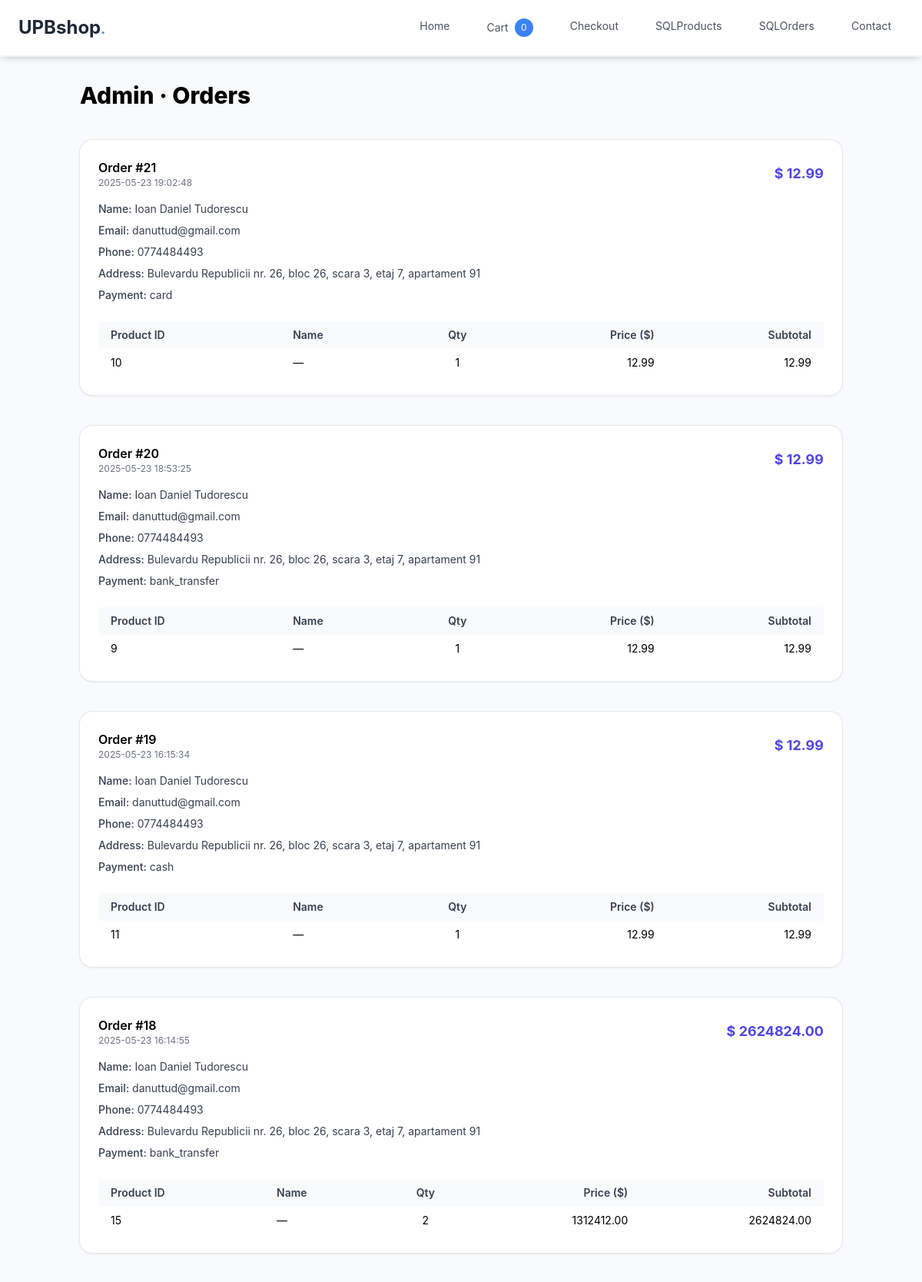
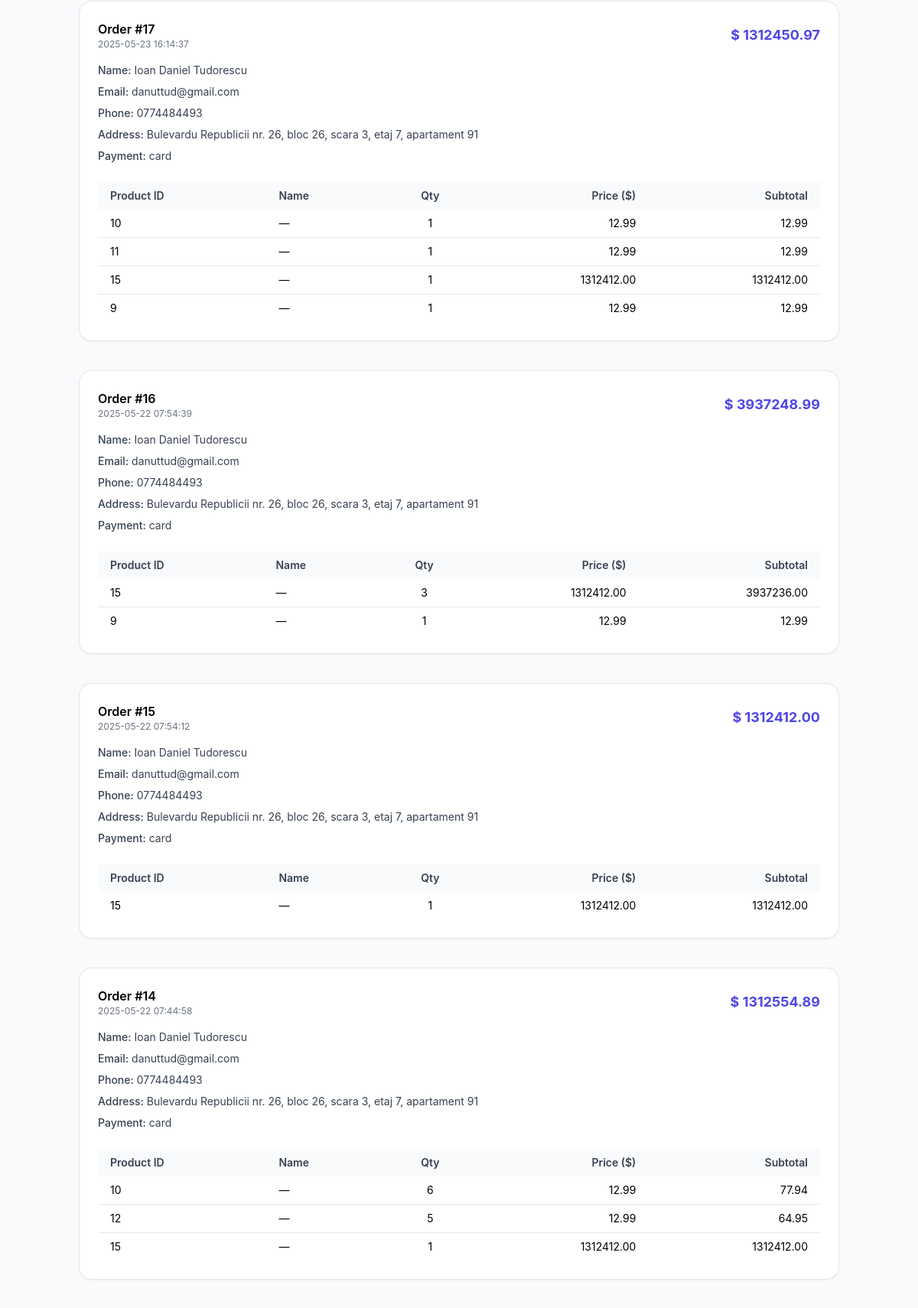
Page /admin/orders (upper part) on the committed database (2 pictures, top to bottom).
### server.py (models this page shows)
class Order(db.Model):
    id             = db.Column(db.Integer, primary_key=True)
    full_name      = db.Column(db.String(80))
    email          = db.Column(db.String(120))
    phone          = db.Column(db.String(30))
    address        = db.Column(db.Text)
    payment_method = db.Column(db.String(20))
    total_price    = db.Column(db.Float)
    created_at     = db.Column(db.DateTime, default=datetime.utcnow)
    items          = db.relationship("OrderItem", backref="order", cascade="all, delete")

class OrderItem(db.Model):
    id         = db.Column(db.Integer, primary_key=True)
    order_id   = db.Column(db.Integer, db.ForeignKey("order.id"))
    product_id = db.Column(db.Integer, db.ForeignKey("product.id"))
    quantity   = db.Column(db.Integer)
    price      = db.Column(db.Float)

### server.py (the view)
@app.route("/admin/orders")
def admin_orders():
    orders = (Order.query
                    .order_by(Order.created_at.desc())
                    .all())
    return render_template("admin_orders.html", orders=orders, active_page=None)

### server.py (called while the page is built)
@app.context_processor
def inject_cart_count():
    return {"cart_count": sum(session.get("cart", {}).values())}

### templates/admin_orders.html (shortened to what this page needs)
{% extends "base.html" %}
{% block content %}
<h1 class="text-3xl font-extrabold mb-10 text-center lg:text-left">Admin · Orders</h1>
{% if orders %}
  <div class="space-y-10">
    {% for o in orders %}
      <div class="rounded-2xl bg-white shadow ring-1 ring-gray-200 p-6">
        <div class="flex flex-col sm:flex-row sm:items-center sm:justify-between">
          <div class="mb-4 sm:mb-0">
            <p class="font-semibold">Order #{{ o.id }}</p>
            <p class="text-xs text-gray-500">{{ o.created_at.strftime("%Y-%m-%d %H:%M:%S") }}</p>
          </div>
          <p class="text-lg font-bold text-indigo-600">$ {{ '%.2f'|format(o.total_price) }}</p>
        </div>
        <div class="mt-4 grid gap-2 text-sm text-gray-700">
          <p><span class="font-medium">Name:</span> {{ o.full_name }}</p>
          <p><span class="font-medium">Email:</span> {{ o.email }}</p>
          {% if o.phone %}<p><span class="font-medium">Phone:</span> {{ o.phone }}</p>{% endif %}
          <p><span class="font-medium">Address:</span> {{ o.address }}</p>
          <p><span class="font-medium">Payment:</span> {{ o.payment_method }}</p>
        </div>
        <div class="mt-6 overflow-x-auto">
          <table class="min-w-full text-sm">
            <thead>
              <tr class="bg-gray-50 text-gray-700">
                <th class="px-4 py-2 text-left font-semibold">Product ID</th>
                <th class="px-4 py-2 text-left font-semibold">Name</th>
                <th class="px-4 py-2 text-center font-semibold">Qty</th>
                <th class="px-4 py-2 text-right font-semibold">Price ($)</th>
                <th class="px-4 py-2 text-right font-semibold">Subtotal</th>
              </tr>
            </thead>
            <tbody>
              {% for it in o.items %}
                <tr class="border-b last:border-0">
                  <td class="px-4 py-2">{{ it.product_id }}</td>
                  <td class="px-4 py-2">{{ it.product.name if it.product else '—' }}</td>
                  <td class="px-4 py-2 text-center">{{ it.quantity }}</td>
                  <td class="px-4 py-2 text-right">{{ '%.2f'|format(it.price) }}</td>
                  <td class="px-4 py-2 text-right">
                    {{ '%.2f'|format(it.price * it.quantity) }}
                  </td>
                </tr>
              {% endfor %}
            </tbody>
          </table>
        </div>
      </div>
    {% endfor %}
  </div>
{% else %}
  <p class="text-center text-gray-600">Nu există comenzi.</p>
{% endif %}
{% endblock %}

### rows in the picture
Order: id "21", created_at "2025-05-23 19:02:48", total_price "12.99", full_name "Ioan Daniel Tudorescu", email "danuttud@gmail.com", phone "0774484493", address "Bulevardu Republicii nr. 26, bloc 26, scara 3, etaj 7, apartament 91", payment_method "card"
OrderItem: product_id "10", product "—", quantity "1", price "12.99", it.price*it.quantity "12.99"
Order: id "20", created_at "2025-05-23 18:53:25", total_price "12.99", full_name "Ioan Daniel Tudorescu", email "danuttud@gmail.com", phone "0774484493", address "Bulevardu Republicii nr. 26, bloc 26, scara 3, etaj 7, apartament 91", payment_method "bank_transfer"
OrderItem: product_id "9", product "—", quantity "1", price "12.99", it.price*it.quantity "12.99"
Order: id "19", created_at "2025-05-23 16:15:34", total_price "12.99", full_name "Ioan Daniel Tudorescu", email "danuttud@gmail.com", phone "0774484493", address "Bulevardu Republicii nr. 26, bloc 26, scara 3, etaj 7, apartament 91", payment_method "cash"
OrderItem: product_id "11", product "—", quantity "1", price "12.99", it.price*it.quantity "12.99"
Order: id "18", created_at "2025-05-23 16:14:55", total_price "2624824.00", full_name "Ioan Daniel Tudorescu", email "danuttud@gmail.com", phone "0774484493", address "Bulevardu Republicii nr. 26, bloc 26, scara 3, etaj 7, apartament 91", payment_method "bank_transfer"
OrderItem: product_id "15", product "—", quantity "2", price "1312412.00", it.price*it.quantity "2624824.00"
Order: id "17", created_at "2025-05-23 16:14:37", total_price "1312450.97", full_name "Ioan Daniel Tudorescu", email "danuttud@gmail.com", phone "0774484493", address "Bulevardu Republicii nr. 26, bloc 26, scara 3, etaj 7, apartament 91", payment_method "card"
OrderItem: product_id "10", product "—", quantity "1", price "12.99", it.price*it.quantity "12.99"
OrderItem: product_id "11", product "—", quantity "1", price "12.99", it.price*it.quantity "12.99"
OrderItem: product_id "15", product "—", quantity "1", price "1312412.00", it.price*it.quantity "1312412.00"
OrderItem: product_id "9", product "—", quantity "1", price "12.99", it.price*it.quantity "12.99"
Order: id "16", created_at "2025-05-22 07:54:39", total_price "3937248.99", full_name "Ioan Daniel Tudorescu", email "danuttud@gmail.com", phone "0774484493", address "Bulevardu Republicii nr. 26, bloc 26, scara 3, etaj 7, apartament 91", payment_method "card"
OrderItem: product_id "15", product "—", quantity "3", price "1312412.00", it.price*it.quantity "3937236.00"
OrderItem: product_id "9", product "—", quantity "1", price "12.99", it.price*it.quantity "12.99"
Order: id "15", created_at "2025-05-22 07:54:12", total_price "1312412.00", full_name "Ioan Daniel Tudorescu", email "danuttud@gmail.com", phone "0774484493", address "Bulevardu Republicii nr. 26, bloc 26, scara 3, etaj 7, apartament 91", payment_method "card"
OrderItem: product_id "15", product "—", quantity "1", price "1312412.00", it.price*it.quantity "1312412.00"
Order: id "14", created_at "2025-05-22 07:44:58", total_price "1312554.89", full_name "Ioan Daniel Tudorescu", email "danuttud@gmail.com", phone "0774484493", address "Bulevardu Republicii nr. 26, bloc 26, scara 3, etaj 7, apartament 91", payment_method "card"
OrderItem: product_id "10", product "—", quantity "6", price "12.99", it.price*it.quantity "77.94"
OrderItem: product_id "12", product "—", quantity "5", price "12.99", it.price*it.quantity "64.95"
OrderItem: product_id "15", product "—", quantity "1", price "1312412.00", it.price*it.quantity "1312412.00"

### other values in the picture
{{ cart_count }} "0"
